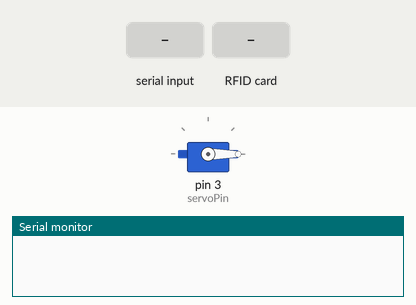
Recording of a sketch running on a simulated Arduino Uno, built with avr-gcc and run on an emulated ATmega328P. On the bench: servo, the last lines printed to the serial monitor. The inputs (shaded band) are chosen by the test bench.

Above: at 1.2 s.
1.3 s: "1" received over Serial
At 2.5 s:
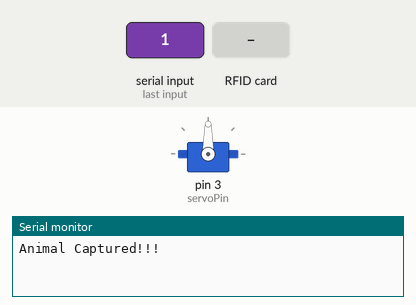
2.8 s: RFID card 5E 7A 19 C4 held to the reader
Timing chart, 0 to 5.8 s (numbered marks = the images above; inputs shaded):
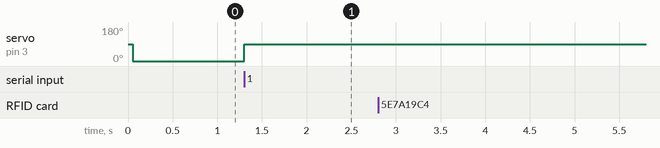

The sketch:

Servo_and_RFID.ino
```cpp
//-----------------------------------------------------------------
//---Header files and import of other important files for RFID---
//-----------------------------------------------------------------

#include <SPI.h>
#include <MFRC522.h>

#define SS_PIN 10
#define RST_PIN 9

MFRC522 rfid(SS_PIN, RST_PIN); // Instance of the class

MFRC522::MIFARE_Key key;

// Init array that will store new NUID
byte nuidPICC[3];

//-----------------------------------------------------------------
//---Header files and import of other important files for Servo--
//-----------------------------------------------------------------

// Include the Servo library
#include <Servo.h>
// Declare the Servo pin
int servoPin = 3;
// Create a servo object
char x;
Servo Servo1;

//-----------------------------------------------------------------
//-----------------------------------------------------------------


void setup() {

   Serial.begin(9600);//common for both

  //-----------------------------------------------------------
  //---------------------Setup for Servo---------------------
  //-----------------------------------------------------------

   // We need to attach the servo to the used pin number
   Servo1.attach(servoPin);


   //-----------------------------------------------------------
  //---------------------Setup for RFID-----------------------
   //-----------------------------------------------------------

   SPI.begin(); // Init SPI bus
   rfid.PCD_Init(); // Init MFRC522

   for (byte i = 0; i < 6; i++) {
    key.keyByte[i] = 0xFF;
   }

   //-----------------------------------------------------------
   //-----------------------------------------------------------


}


int b=1;


void loop(){

  //-----------------------------------------------------------
  //---------------------Loop for Servo----------------------
  //-----------------------------------------------------------

  if(b==1){
    Servo1.write(0);
   delay(500);
   b=0;
  }

  x= Serial.read();

  if(x=='1'){
    Serial.println("Animal Captured!!!");
    Servo1.write(90);
    delay(500);
  }


  //-----------------------------------------------------------
  //---------------------Loop for RFID-----------------------
  //-----------------------------------------------------------

  // Look for new cards
  if ( ! rfid.PICC_IsNewCardPresent())
    return;

  // Verify if the NUID has been readed
  if ( ! rfid.PICC_ReadCardSerial())
    return;


  MFRC522::PICC_Type piccType = rfid.PICC_GetType(rfid.uid.sak);

  // Check is the PICC of Classic MIFARE type
  if (piccType != MFRC522::PICC_TYPE_MIFARE_MINI &&
    piccType != MFRC522::PICC_TYPE_MIFARE_1K &&
    piccType != MFRC522::PICC_TYPE_MIFARE_4K) {
    Serial.println(F("Your tag is not of type MIFARE Classic."));
    return;
  }

  if (rfid.uid.uidByte[0] != nuidPICC[0] ||
    rfid.uid.uidByte[1] != nuidPICC[1] ||
    rfid.uid.uidByte[2] != nuidPICC[2] ||
    rfid.uid.uidByte[3] != nuidPICC[3] ) {


    // Store NUID into nuidPICC array
    for (byte i = 0; i < 4; i++) {
      nuidPICC[i] = rfid.uid.uidByte[i];
    }


    printDec(rfid.uid.uidByte, rfid.uid.size);
    Serial.println();
  }
  else Serial.println(F("Card read previously."));

  // Halt PICC
  rfid.PICC_HaltA();

  // Stop encryption on PCD
  rfid.PCD_StopCrypto1();


  //-----------------------------------------------------------
  //------------------------------------------------------------

}


//-----------------------------------------------------------
//----------Other necessary items for RFID-----------------
//-----------------------------------------------------------

/**
 * Helper routine to dump a byte array as hex values to Serial.
 */
void printHex(byte *buffer, byte bufferSize) {
  for (byte i = 0; i < bufferSize; i++) {
    Serial.print(buffer[i] < 0x10 ? " 0" : " ");
    Serial.print(buffer[i], HEX);
  }
}

/**
 * Helper routine to dump a byte array as dec values to Serial.
 */
void printDec(byte *buffer, byte bufferSize) {
  for (byte i = 0; i < bufferSize; i++) {
    Serial.print(buffer[i] < 0x10 ? " 0" : " ");
    Serial.print(buffer[i], DEC);
  }
}
```

Measured:
- after the input at 1.3 s, servo on pin 3 (servoPin): 0° → 90° at once
